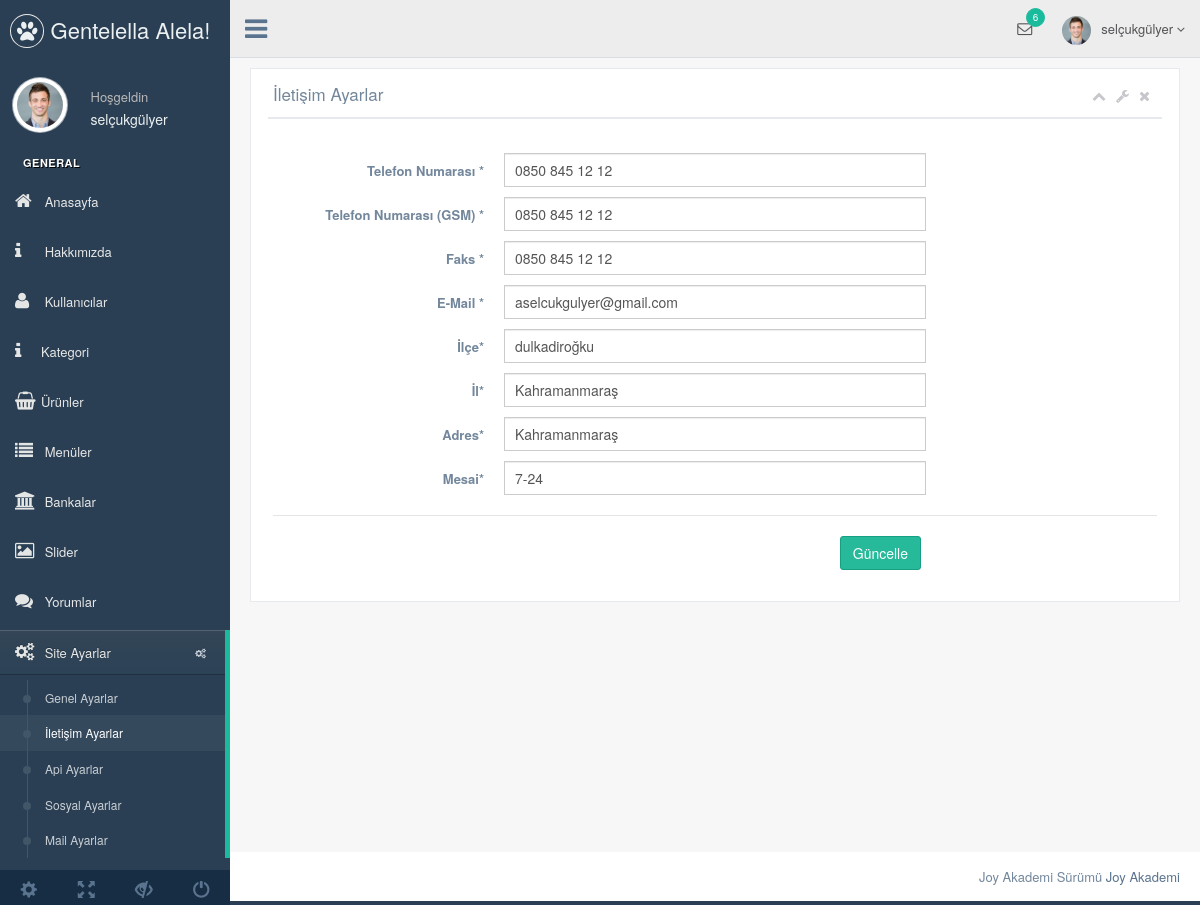
/nedmin/production/iletisim-ayarlar.php (signed in), run on the app's committed database.
### tables this page shows
CREATE TABLE `kullanici` (
  `kullanici_id` int(11) NOT NULL,
  `kullanici_zaman` datetime NOT NULL DEFAULT CURRENT_TIMESTAMP,
  `kullanici_tc` varchar(250) NOT NULL,
  `kullanici_ad` varchar(50) NOT NULL,
  `kullanici_mail` varchar(50) NOT NULL,
  `kullanici_gsm` varchar(100) NOT NULL,
  `kullanici_password` varchar(50) NOT NULL,
  `kullanici_adsoyad` varchar(50) NOT NULL,
  `kullanici_adres` varchar(50) NOT NULL,
  `kullanici_il` varchar(250) NOT NULL,
  `kullanici_ilce` varchar(250) NOT NULL,
  `kullanici_unvan` varchar(100) NOT NULL,
  `kullanici_yetki` varchar(50) NOT NULL,
  `kullanici_durum` int(1) NOT NULL DEFAULT '1'
);

CREATE TABLE `ayar` (
  `ayar_id` int(11) NOT NULL,
  `ayar_url` varchar(250) NOT NULL,
  `ayar_logo` varchar(250) NOT NULL,
  `ayar_title` varchar(200) NOT NULL,
  `ayar_description` varchar(250) NOT NULL,
  `ayar_keywords` varchar(250) NOT NULL,
  `ayar_author` varchar(100) NOT NULL,
  `ayar_tel` varchar(50) NOT NULL,
  `ayar_gsm` varchar(50) NOT NULL,
  `ayar_faks` varchar(50) NOT NULL,
  `ayar_mail` varchar(250) NOT NULL,
  `ayar_ilce` varchar(50) NOT NULL,
  `ayar_il` varchar(50) NOT NULL,
  `ayar_adress` varchar(250) NOT NULL,
  `ayar_mesai` varchar(50) NOT NULL,
  `ayar_maps` varchar(250) NOT NULL,
  `ayar_analystic` varchar(250) NOT NULL,
  `ayar_zopim` varchar(250) NOT NULL,
  `ayar_facebook` varchar(50) NOT NULL,
  `ayar_twitter` varchar(50) NOT NULL,
  `ayar_google` varchar(50) NOT NULL,
  `ayar_youtube` varchar(50) NOT NULL,
  `ayar_smtpuser` varchar(250) NOT NULL,
  `ayar_smtphost` varchar(50) NOT NULL,
  `ayar_smtppassword` varchar(50) NOT NULL,
  `ayar_smtpport` varchar(50) NOT NULL,
  `ayar_bakim` enum('0','1') NOT NULL DEFAULT '1'
);

### nedmin/production/iletisim-ayarlar.php (the view, shortened to what this page needs)
<?php include'header.php'; ?>
        <div class="right_col" role="main">
          <div class="">
            <div class="row">
              <div class="col-md-12 col-sm-12 col-xs-12">
                <div class="x_panel">
                  <div class="x_title">
                    <h2>İletişim Ayarlar </h2>
                    <ul class="nav navbar-right panel_toolbox">
                      <li><a class="collapse-link"><i class="fa fa-chevron-up"></i></a>
                      </li>
                      <li class="dropdown">
                        <a href="#" class="dropdown-toggle" data-toggle="dropdown" role="button" aria-expanded="false"><i class="fa fa-wrench"></i></a>
                      </li>
                      <li><a class="close-link"><i class="fa fa-close"></i></a>
                      </li>
                    </ul>
                    <div class="clearfix"></div>
                  </div>
                  <div class="x_content">
                    <br />
                    <form action="../netting/islem.php" method="POST" id="demo-form2" data-parsley-validate class="form-horizontal form-label-left">
                      <div class="form-group">
                        <label class="control-label col-md-3 col-sm-3 col-xs-12" for="first-name">Telefon Numarası <span class="required">*</span>
                        </label>
                        <div class="col-md-6 col-sm-6 col-xs-12">
                          <input type="text" id="first-name" name="ayar_tel" required="required" value="<?php echo $ayarcek['ayar_tel'] ?>" class="form-control col-md-7 col-xs-12">
                        </div>
                      </div>
                      <div class="form-group">
                        <label class="control-label col-md-3 col-sm-3 col-xs-12" for="first-name">Telefon Numarası (GSM) <span class="required">*</span>
                        </label>
                        <div class="col-md-6 col-sm-6 col-xs-12">
                          <input type="text" id="first-name" name="ayar_gsm" required="required" value="<?php echo $ayarcek['ayar_gsm'] ?>" class="form-control col-md-7 col-xs-12">
                        </div>
                      </div>
                       <div class="form-group">
                        <label class="control-label col-md-3 col-sm-3 col-xs-12" for="first-name">Faks <span class="required">*</span>
                        </label>
                        <div class="col-md-6 col-sm-6 col-xs-12">
                          <input type="text" id="first-name" name="ayar_faks" required="required" value="<?php echo $ayarcek['ayar_faks'] ?>" class="form-control col-md-7 col-xs-12">
                        </div>
                      </div>
                        <div class="form-group">
                        <label class="control-label col-md-3 col-sm-3 col-xs-12" for="first-name">E-Mail <span class="required">*</span>
                        </label>
                        <div class="col-md-6 col-sm-6 col-xs-12">
                          <input type="text" id="first-name" name="ayar_mail" required="required" value="<?php echo $ayarcek['ayar_mail'] ?>" class="form-control col-md-7 col-xs-12">
                        </div>
                      </div>
                       <div class="form-group">
                        <label class="control-label col-md-3 col-sm-3 col-xs-12" for="first-name">İlçe<span class="required">*</span>
                        </label>
                        <div class="col-md-6 col-sm-6 col-xs-12">
                          <input type="text" id="first-name" name="ayar_ilce" required="required" value="<?php echo $ayarcek['ayar_ilce'] ?>" class="form-control col-md-7 col-xs-12">
                        </div>
                      </div>
                      <div class="form-group">
                        <label class="control-label col-md-3 col-sm-3 col-xs-12" for="first-name">İl<span class="required">*</span>
                        </label>
                        <div class="col-md-6 col-sm-6 col-xs-12">
                          <input type="text" id="first-name" name="ayar_il" required="required" value="<?php echo $ayarcek['ayar_il'] ?>" class="form-control col-md-7 col-xs-12">
                        </div>
                      </div>
                       <div class="form-group">
                        <label class="control-label col-md-3 col-sm-3 col-xs-12" for="first-name">Adres<span class="required">*</span>
                        </label>
                        <div class="col-md-6 col-sm-6 col-xs-12">
                          <input type="text" id="first-name" name="ayar_adress" required="required" value="<?php echo $ayarcek['ayar_adress'] ?>" class="form-control col-md-7 col-xs-12">
                        </div>
                      </div>
                         <div class="form-group">
                        <label class="control-label col-md-3 col-sm-3 col-xs-12" for="first-name">Mesai<span class="required">*</span>
                        </label>
                        <div class="col-md-6 col-sm-6 col-xs-12">
                          <input type="text" id="first-name" name="ayar_mesai" required="required" value="<?php echo $ayarcek['ayar_mesai'] ?>" class="form-control col-md-7 col-xs-12">
                        </div>
                      </div>
                       <div class="ln_solid"></div>
                      <div class="form-group">
                        <div align="right" class="col-md-6 col-sm-6 col-xs-12 col-md-offset-3">
                          <button type="submit" name="iletisimayarkaydet" class="btn btn-success">Güncelle</button>
                        </div>
                      </div>
                    </form>
                  </div>
                </div>
              </div>
            </div>
          </div>
        </div>
     <?php include 'footer.php'; ?>

### nedmin/production/header.php (shortened to what this page needs)
<?php
  include '../netting/baglan.php';
  $ayarsor=$db->prepare("SELECT * from ayar where ayar_id=:id" );
  $ayarsor->execute(array
    (
      'id'=> 0
    ));
  $ayarcek=$ayarsor->fetch(PDO::FETCH_ASSOC);
    $kullanicisor=$db->prepare("SELECT * from kullanici where kullanici_mail=:mail" );
  $kullanicisor->execute(array
    (
      'mail' => $_SESSION['kullanici_mail']
    ));
  $kullanicicek=$kullanicisor->fetch(PDO::FETCH_ASSOC);
 ?>
<!DOCTYPE html>
<html lang="en">
  <head>
    <link href="../vendors/bootstrap/dist/css/bootstrap.min.css" rel="stylesheet">
    <link href="../vendors/font-awesome/css/font-awesome.min.css" rel="stylesheet">
    <link href="../vendors/nprogress/nprogress.css" rel="stylesheet">
    <link href="../vendors/iCheck/skins/flat/green.css" rel="stylesheet">
    <link href="../vendors/datatables.net-bs/css/dataTables.bootstrap.min.css" rel="stylesheet">
    <link href="../vendors/datatables.net-buttons-bs/css/buttons.bootstrap.min.css" rel="stylesheet">
    <link href="../vendors/datatables.net-fixedheader-bs/css/fixedHeader.bootstrap.min.css" rel="stylesheet">
    <link href="../vendors/datatables.net-responsive-bs/css/responsive.bootstrap.min.css" rel="stylesheet">
    <link href="../vendors/datatables.net-scroller-bs/css/scroller.bootstrap.min.css" rel="stylesheet">
    <link rel="stylesheet"  href="../vendors/dropzone/dist/min/dropzone.min.css">
    <link href="../build/css/custom.min.css" rel="stylesheet">
  </head>
  <body class="nav-md">
    <div class="container body">
      <div class="main_container">
        <div class="col-md-3 left_col">
          <div class="left_col scroll-view">
            <div class="navbar nav_title" style="border: 0;">
              <a href="index.html" class="site_title"><i class="fa fa-paw"></i> <span>Gentelella Alela!</span></a>
            </div>
            <div class="profile clearfix">
              <div class="profile_pic">
                <img src="images/img.jpg" alt="..." class="img-circle profile_img">
              </div>
              <div class="profile_info">
                <span>Hoşgeldin</span>
                <h2><?php echo $kullanicicek['kullanici_adsoyad'] ?></h2>
              </div>
            </div>
            <br />
            <div id="sidebar-menu" class="main_menu_side hidden-print main_menu">
              <div class="menu_section">
                <h3>General</h3>
                <ul class="nav side-menu">
                   <li><a href="index.php"><i class="fa fa-home"></i> Anasayfa </a></li>
                     <li><a href="hakkimizda.php"><i class="fa fa-info"></i> Hakkımızda </a></li>
                      <li><a href="kullanici.php"><i class="fa fa-user"></i> Kullanıcılar </a></li>
                      <li><a href="kategori.php"><i class="fa fa-info"></i>Kategori</a></li>
                      <li><a href="urun.php"><i class="fa fa-shopping-basket"></i>Ürünler</a></li>
                      <li><a href="menu.php"><i class="fa fa-list"></i> Menüler </a></li>
                      <li><a href="banka.php"><i class="fa fa-university"></i> Bankalar </a></li>
                       <li><a href="slider.php"><i class="fa fa-image"></i> Slider </a></li>
                       <li><a href="yorumlar.php"><i class="fa fa-comments"></i> Yorumlar </a></li>
                  <li><a><i class="fa fa-cogs"></i> Site Ayarlar <span class="fa fa-cogs"></span></a>
                    <ul class="nav child_menu">
                      <li><a href="genel-ayar.php">Genel Ayarlar</a></li>
                      <li><a href="iletisim-ayarlar.php">İletişim Ayarlar</a></li>
                       <li><a href="api-ayarlar.php">Api Ayarlar</a></li>
                        <li><a href="sosyal-ayarlar.php">Sosyal Ayarlar</a></li>
                        <li><a href="mail-ayarlar.php">Mail Ayarlar</a></li>
                    </ul>
                  </li>
                  </ul>
              </div>
            </div>
            <div class="sidebar-footer hidden-small">
              <a data-toggle="tooltip" data-placement="top" title="Settings">
                <span class="glyphicon glyphicon-cog" aria-hidden="true"></span>
              </a>
              <a data-toggle="tooltip" data-placement="top" title="FullScreen">
                <span class="glyphicon glyphicon-fullscreen" aria-hidden="true"></span>
              </a>
              <a data-toggle="tooltip" data-placement="top" title="Lock">
                <span class="glyphicon glyphicon-eye-close" aria-hidden="true"></span>
              </a>
              <a data-toggle="tooltip" data-placement="top" title="Logout">
                <span class="glyphicon glyphicon-off" aria-hidden="true"></span>
              </a>
            </div>
          </div>
        </div>
        <div class="top_nav">
          <div class="nav_menu">
            <nav>
              <div class="nav toggle">
                <a id="menu_toggle"><i class="fa fa-bars"></i></a>
              </div>
              <ul class="nav navbar-nav navbar-right">
                <li class="">
                  <a href="javascript:;" class="user-profile dropdown-toggle" data-toggle="dropdown" aria-expanded="false">
                    <img src="images/img.jpg" alt=""><?php echo $kullanicicek['kullanici_adsoyad'] ?>
                    <span class=" fa fa-angle-down"></span>
                  </a>
                </li>
                <li role="presentation" class="dropdown">
                  <a href="javascript:;" class="dropdown-toggle info-number" data-toggle="dropdown" aria-expanded="false">
                    <i class="fa fa-envelope-o"></i>
                    <span class="badge bg-green">6</span>
                  </a>
                </li>
              </ul>
            </nav>
          </div>
        </div>

### data on the page
kullanici: kullanici_adsoyad "selçukgülyer"
ayar: ayar_tel "0850 845 12 12", ayar_gsm "0850 845 12 12", ayar_faks "0850 845 12 12", ayar_mail "aselcukgulyer@gmail.com", ayar_ilce "dulkadiroğku", ayar_il "Kahramanmaraş", ayar_adress "Kahramanmaraş", ayar_mesai "7-24"
